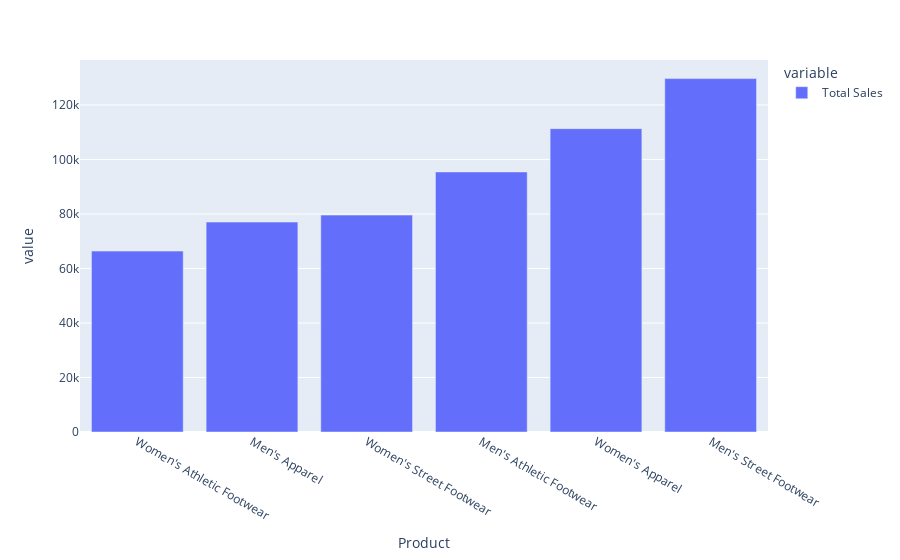

Notebook code cell kept with this figure:
### Code cell
px.bar(product_sales.sort_values())

### Figure 1 — Plotly figure (JSON) as saved in the notebook; plotly's stock layout.template omitted (floating-point values rounded to 4 significant figures)
{"data": [{"hovertemplate": "variable=Total Sales<br>Product=%{x}<br>value=%{y}<extra></extra>", "legendgroup": "Total Sales", "marker": {"color": "#636efa", "pattern": {"shape": ""}}, "name": "Total Sales", "orientation": "v", "showlegend": true, "textposition": "auto", "type": "bar", "x": ["Women's Athletic Footwear", "Men's Apparel", "Women's Street Footwear", "Men's Athletic Footwear", "Women's Apparel", "Men's Street Footwear"], "xaxis": "x", "y": [66400.0, 77040.0, 79600.0, 95450.0, 111300.0, 129700.0], "yaxis": "y"}], "layout": {"barmode": "relative", "legend": {"title": {"text": "variable"}, "tracegroupgap": 0}, "margin": {"t": 60}, "xaxis": {"anchor": "y", "domain": [0, 1], "title": {"text": "Product"}}, "yaxis": {"anchor": "x", "domain": [0, 1], "title": {"text": "value"}}}}
